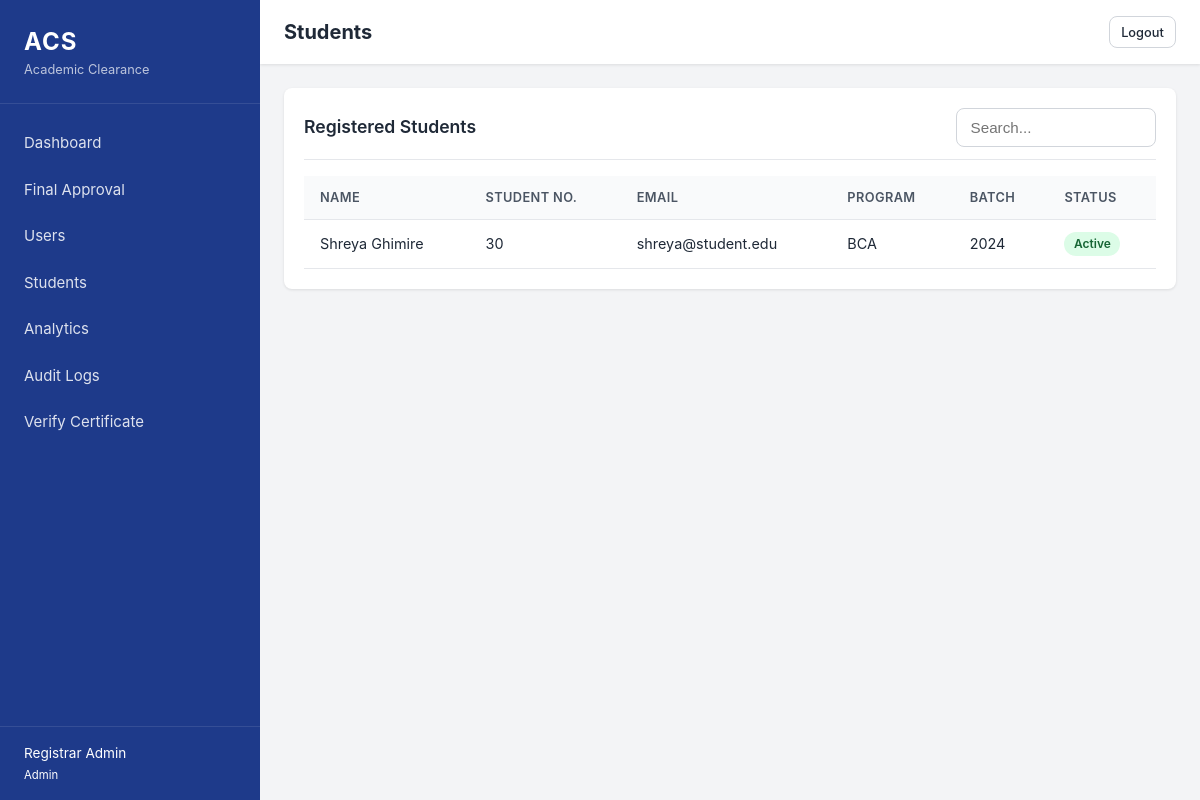
/admin/students.php (signed in), run on the app's committed database.
### tables this page shows
CREATE TABLE students (
    id INT AUTO_INCREMENT PRIMARY KEY,
    user_id INT NOT NULL,
    student_number VARCHAR(50) NOT NULL UNIQUE,
    program VARCHAR(100) NOT NULL,
    batch VARCHAR(20) NOT NULL,
    created_at TIMESTAMP DEFAULT CURRENT_TIMESTAMP,
    FOREIGN KEY (user_id) REFERENCES users(id) ON DELETE CASCADE
);

CREATE TABLE users (
    id INT AUTO_INCREMENT PRIMARY KEY,
    name VARCHAR(150) NOT NULL,
    email VARCHAR(150) NOT NULL UNIQUE,
    password VARCHAR(255) NOT NULL,
    role ENUM(
        'student',
        'library',
        'dormitory',
        'bursary',
        'cafeteria',
        'sports',
        'admin'
    ) NOT NULL DEFAULT 'student',
    department VARCHAR(50) DEFAULT NULL,
    status ENUM('active', 'inactive') NOT NULL DEFAULT 'active',
    first_login TINYINT(1) NOT NULL DEFAULT 1,
    created_at TIMESTAMP DEFAULT CURRENT_TIMESTAMP
);

### admin/students.php (the view, shortened to what this page needs)
<?php
require_once __DIR__ . '/../includes/auth_check.php';
$students = $pdo->query("
    SELECT s.*, u.name, u.email, u.status AS user_status
    FROM students s
    JOIN users u ON s.user_id = u.id
    ORDER BY s.created_at DESC
")->fetchAll();
include __DIR__ . '/../includes/header.php';
?>
<div class="card">
    <div class="card-header">
        <span class="card-title">Registered Students</span>
        <input type="text" id="tableSearch" class="form-control" placeholder="Search..." style="width:200px;">
    </div>
    <div class="table-responsive">
        <table id="dataTable">
            <thead>
                <tr>
                    <th>Name</th>
                    <th>Student No.</th>
                    <th>Email</th>
                    <th>Program</th>
                    <th>Batch</th>
                    <th>Status</th>
                </tr>
            </thead>
            <tbody>
                <?php foreach ($students as $s): ?>
                <tr>
                    <td><?= e($s['name']) ?></td>
                    <td><?= e($s['student_number']) ?></td>
                    <td><?= e($s['email']) ?></td>
                    <td><?= e($s['program']) ?></td>
                    <td><?= e($s['batch']) ?></td>
                    <td><?= status_badge($s['user_status']) ?></td>
                </tr>
                <?php endforeach; ?>
            </tbody>
        </table>
    </div>
</div>
<?php include __DIR__ . '/../includes/footer.php'; ?>

### includes/functions.php (shortened to what this page needs)
<?php
function e($string) {
    return htmlspecialchars($string ?? '', ENT_QUOTES, 'UTF-8');
}
function status_badge($status) {
    $map = [
        'pending'            => 'badge-yellow',
        'approved'           => 'badge-green',
        'rejected'           => 'badge-red',
        'in_progress'        => 'badge-blue',
        'action_required'    => 'badge-yellow',
        'ready_for_final'    => 'badge-blue',
        'completed'          => 'badge-green',
        'active'             => 'badge-green',
        'inactive'           => 'badge-red',
        'valid'              => 'badge-green',
        'revoked'            => 'badge-red'
    ];
    $class = $map[$status] ?? 'badge-gray';
    $label = ucwords(str_replace('_', ' ', $status));
    return "<span class=\"badge $class\">$label</span>";
}
?>

### assets/css/style.css (style rules this page uses)
:root { --navy: #1E3A8A; --blue: #3B82F6; --green: #16A34A; --yellow: #F59E0B; --red: #DC2626; --white: #FFFFFF; --gray-50: #F9FAFB; --gray-100: #F3F4F6; --gray-200: #E5E7EB; --gray-300: #D1D5DB; --gray-600: #4B5563; --gray-800: #1F2937; --sidebar-width: 260px; --radius: 8px; --shadow: 0 1px 3px rgba(0,0,0,.1); }
* { box-sizing: border-box; margin: 0; padding: 0; }
body { font-family: -apple-system, BlinkMacSystemFont, "Segoe UI", Roboto, "Helvetica Neue", Arial, sans-serif; background: var(--gray-100); color: var(--gray-800); line-height: 1.5; font-size: 15px; }
.card { background: var(--white); border-radius: var(--radius); box-shadow: var(--shadow); padding: 1.25rem; margin-bottom: 1.25rem; }
.card-header { display: flex; justify-content: space-between; align-items: center; margin-bottom: 1rem; padding-bottom: .75rem; border-bottom: 1px solid var(--gray-200); }
.card-title { font-size: 1.1rem; font-weight: 600; }
.badge { display: inline-block; padding: .2rem .6rem; border-radius: 999px; font-size: .75rem; font-weight: 600; }
.badge-green { background: #DCFCE7; color: #166534; }
.table-responsive { overflow-x: auto; }
table { width: 100%; border-collapse: collapse; font-size: .9rem; }
th, td { padding: .75rem 1rem; text-align: left; border-bottom: 1px solid var(--gray-200); }
th { background: var(--gray-50); font-weight: 600; color: var(--gray-600); font-size: .8rem; text-transform: uppercase; letter-spacing: .03em; }
.form-control { width: 100%; padding: .6rem .85rem; border: 1px solid var(--gray-300); border-radius: var(--radius); font-size: .95rem; transition: border-color .2s; }

### data on the page
students: user.name "Shreya Ghimire", student_number "30", user.email "shreya@student.edu", program "BCA", batch "2024", user.status "Active"

### other printed values
$user['name'] "Registrar Admin"
$user['role'] "Admin"
$page_title "Students"
